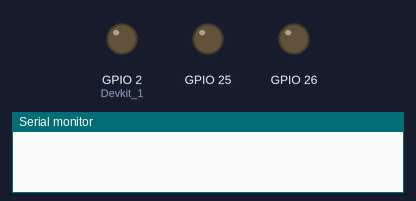
Recording of a sketch running on a simulated ESP32. Shown: output pins drawn as LEDs (lit = HIGH), the last lines printed to the serial monitor.

Above: at 0.0 s.
At 39.12 s:
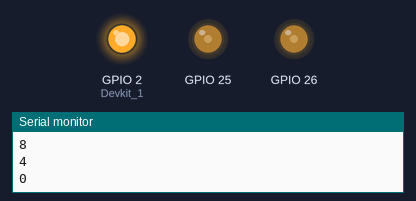
Timing chart, 0 to 40.0 s (numbered marks = the images above):
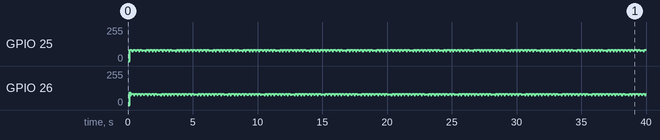

The sketch:

sine_wave_inverter.ino
```cpp
/*
 * Project: ESP32 DC - AC Inverter
 *
 * Description: Implements the 50Hz AC sine wave driver module for a DC to AC inverter.
 *              The power module consists of a power mosfet push-pull circuit using
 *              a transformer with a center tapped 12V/24V primary winding and 240V secondary winding.
 *              The ESP32 uses DAC0 and DAC1 to generate the split sine wave pulses to drive each side
 *              of the mosfet push-pull circuit.
 *
 *
 * Author: Derek Chadwick
 *
 * Date: 24/05/2020
 */


#include "Arduino.h"
#include "time.h"

#define write_interval 39 // Number of microseconds between DAC writes for a 50Hz half sine wave using 180 output values between 0 to 255
                          // equals 10000 usecs divided by 180: 10000 / 180 = 55.555555555 usecs, then lower to 39 usecs to compensate for processing time.


//  for (int deg = 0; deg < 360; deg = deg + 8){
//    dacWrite(25, int(128 + 80 * (sin(deg*PI/180)+sin(3*deg*PI/180)/3+sin(5*deg*PI/180)/5+sin(7*deg*PI/180)/7+sin(9*deg*PI/180)/9+sin(11*deg*PI/180)/11))); // Square
// ESP32 has two 8-bit DAC (digital to analog converter) channels, connected to GPIO25 (Channel 1) and GPIO26 (Channel 2)
// Square wave   = amplitude . sin(x) + sin(3.x) / 3 +  sin (5.x) / 5 + sin (7.x) / 7  + sin (9.x) / 9  + sin (11.x) / 11  Odd harmonics
// Triangle wave = amplitude . sin(x) - 1/3^2.sin(3.x) +  1/5^2.sin(5.x) - 1/7^2.sin (7.x) + 1/9^2.sin(9.x) - 1/11^2.sin (11.x) Odd harmonics
// dacWrite(25, int(128 + 80 * (sin(deg*PI/180)))); // GPIO Pin mode (OUTPUT) is set by the dacWrite function
// dacWrite(25, int(128 + 80 * (sin(deg*PI/180)+sin(3*deg*PI/180)/3+sin(5*deg*PI/180)/5+sin(7*deg*PI/180)/7+sin(9*deg*PI/180)/9+sin(11*deg*PI/180)/11))); // Square
// dacWrite(25, int(128 + 80 * (sin(deg*PI/180)+1/pow(3,2)*sin(3*deg*PI/180)+1/pow(5,2)*sin(5*deg*PI/180)+1/pow(7,2)*sin(7*deg*PI/180)+1/pow(9,2)*sin(9*deg*PI/180)))); // Triangle

void setup()
{
  Serial.begin(115200);
  pinMode(2, OUTPUT);      // Devkit 1.0 has a blue LED on pin 2, set the LED pin mode to output.
  delay(10);
  digitalWrite(2, HIGH);   // turn the LED on.
  Serial.println("Setup finished...");
  int out_val;
  int ii;

  for (ii = 0; ii < 181; ii++)
  {
    out_val = int(256 * sin(ii *  0.017453)); // Convert degrees to radians and multiply by the amplitude, PI / 180 = 0.017453
    Serial.println(out_val);
  }
}


void loop()
{
  // Positive cycle pulse generation DAC0
  int ii;
  for (ii = 0; ii < 180; ii++)
  {
    dacWrite(25, int(256 * sin(ii *  0.017453))); // Convert degrees to radians and multiply by the amplitude, PI / 180 = 0.017453
    delayMicroseconds(write_interval);
  }
  // Negative half of pulse generation DAC0
  //for (ii = 255; ii >= 0; ii--)
  //{
  //  dacWrite(25, ii);
  //  delayMicroseconds(20);
  //}
  // Negative pulse generation DAC1
  for (ii = 0; ii < 180; ii++)
  {
    dacWrite(26, int(256 * sin(ii * 0.017453)));
    delayMicroseconds(write_interval);
  }
  // Negative pulse generation DAC1
  //for (ii = 255; ii >= 0; ii--)
  //{
  //  dacWrite(26, ii);
  //  delayMicroseconds(20);
  //}
}
```
